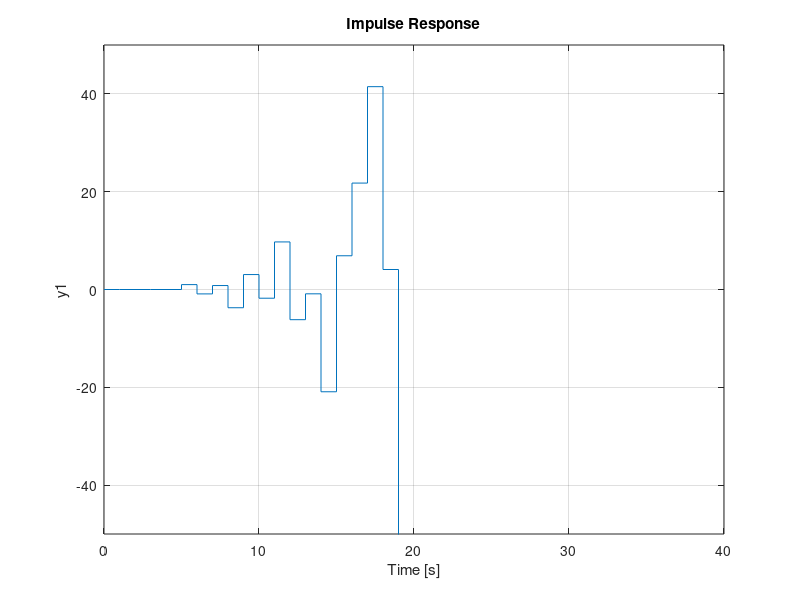

MATLAB code to generate this figure:
% Exemplo
% Estabilidade de um sistema

% O sistema
num = 1;
den = [1 0.9 0 3 3 -0.7];
T = 1;

% Polos
p = roots(den);
disp([p abs(p)])

% Resposta impulsiva
sistema = tf(num,den,T);
impulse(sistema);
axis([0 40 -50 50])
